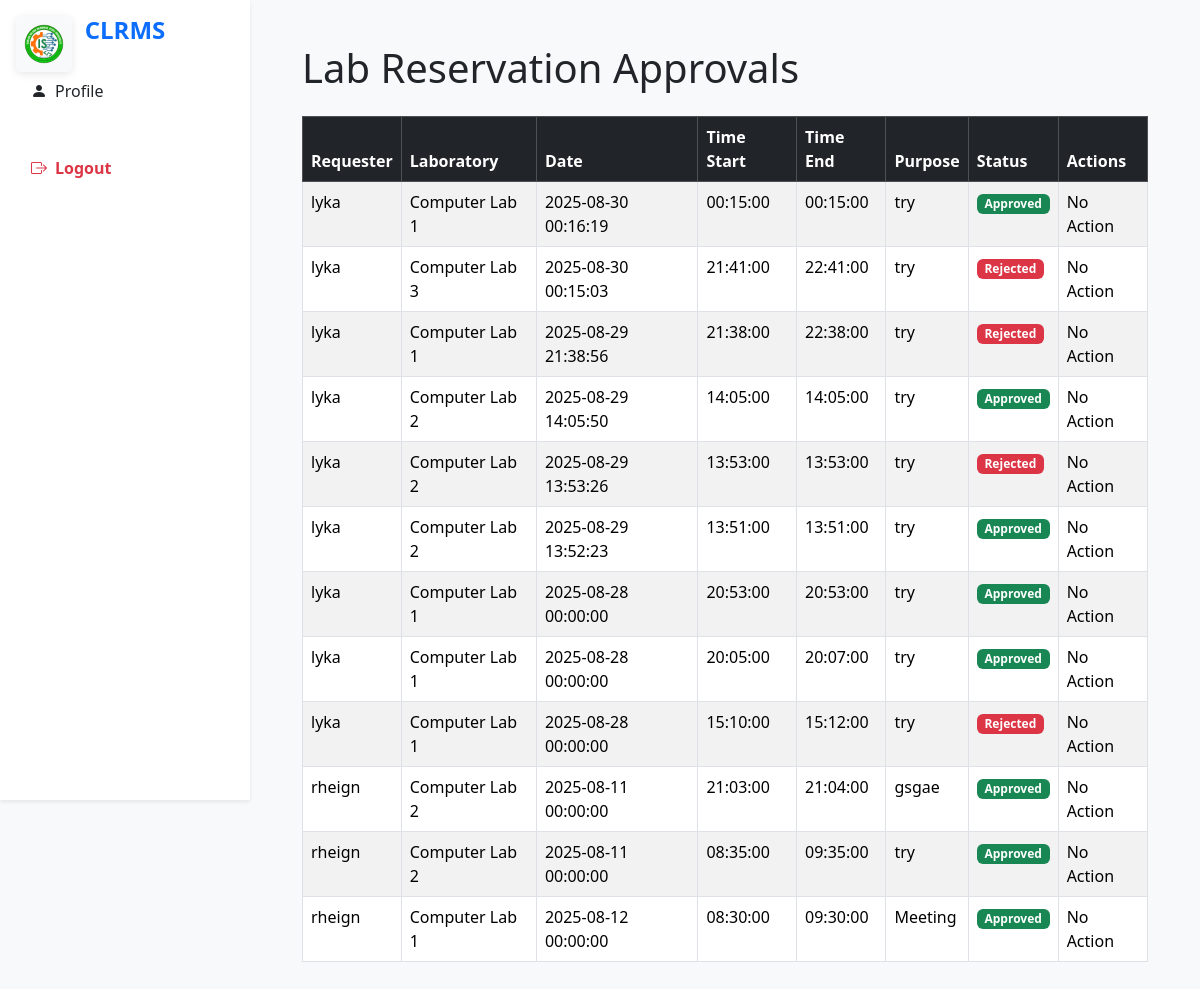
/pages/reservation_approval.php, run on the app's committed database.
### tables this page shows
CREATE TABLE `lab_reservations` (
  `id` int(11) NOT NULL,
  `control_number` int(11) DEFAULT NULL,
  `user_id` int(11) NOT NULL,
  `lab_id` int(11) NOT NULL,
  `date_reserved` datetime NOT NULL,
  `time_start` time NOT NULL,
  `time_end` time NOT NULL,
  `purpose` varchar(255) NOT NULL,
  `borrower_type` enum('Office','Department','Faculty','Office/Department') DEFAULT NULL,
  `borrower_id` int(11) DEFAULT NULL,
  `status` enum('Pending','Approved','Rejected') DEFAULT 'Pending',
  `needed_tools` varchar(255) DEFAULT NULL,
  `equipment` varchar(255) DEFAULT NULL,
  `software` varchar(255) DEFAULT NULL,
  `requested_by` varchar(255) DEFAULT NULL,
  `noted_by` varchar(255) DEFAULT NULL,
  `approved_by` varchar(255) DEFAULT NULL,
  `borrower_email` varchar(255) DEFAULT NULL,
  `contact_person` varchar(255) DEFAULT NULL,
  `tracking_code` varchar(20) DEFAULT NULL,
  `reservation_start` datetime DEFAULT NULL,
  `reservation_end` datetime DEFAULT NULL,
  `remarks` text DEFAULT NULL,
  `approved_letter` varchar(255) DEFAULT NULL COMMENT 'File path to approved letter from dean/president explaining the reason for lab reservation',
  `id_photo` varchar(255) DEFAULT NULL COMMENT 'File path to ID photo of the person in-charge of the event/reason'
);

CREATE TABLE `users` (
  `id` int(11) NOT NULL,
  `name` varchar(100) NOT NULL,
  `username` varchar(50) NOT NULL,
  `password` varchar(255) NOT NULL,
  `role` enum('Lab Admin','Student Assistant','Borrower','ICT Staff') NOT NULL,
  `profile_picture` varchar(255) DEFAULT NULL,
  `status` enum('Active','Inactive') DEFAULT 'Active',
  `email` varchar(100) DEFAULT NULL,
  `mobile_number` varchar(20) DEFAULT NULL,
  `email_verified` tinyint(1) DEFAULT 0,
  `verification_token` varchar(255) DEFAULT NULL,
  `verification_expires` datetime DEFAULT NULL
);

CREATE TABLE `labs` (
  `id` int(11) NOT NULL,
  `lab_name` varchar(100) NOT NULL,
  `location` varchar(100) NOT NULL,
  `capacity` int(11) DEFAULT 0
);

### classes/LabReservation.php (called while the page is built, shortened)
<?php
require_once 'Database.php';
class LabReservation {
    private $conn;
    private $table_name = "lab_reservations";
    public function __construct() {
        $database = new Database();
        $this->conn = $database->getConnection();
    }
    public function getAllReservations() {
        $query = "SELECT r.*, u.username, l.lab_name, b.name as borrower_name, b.type as borrower_type_name
              FROM " . $this->table_name . " r
              JOIN users u ON r.user_id = u.id
              JOIN labs l ON r.lab_id = l.id
              LEFT JOIN borrowers b ON r.borrower_id = b.id
              ORDER BY r.id DESC";
        $stmt = $this->conn->prepare($query);
        $stmt->execute();
        return $stmt->fetchAll(PDO::FETCH_ASSOC);
    }
}

### classes/Database.php (called while the page is built, shortened)
<?php
class Database {
    private $host = DB_HOST;
    private $db_name = DB_NAME;
    private $username = DB_USER;
    private $password = DB_PASS;
    private $conn;
    public function getConnection() {
        if ($this->conn === null) {
            try {
                $this->conn = new PDO(
                    "mysql:host={$this->host};dbname={$this->db_name}",
                    $this->username,
                    $this->password
                );
                $this->conn->setAttribute(PDO::ATTR_ERRMODE, PDO::ERRMODE_EXCEPTION);
                $this->conn->exec("SET NAMES utf8mb4");
            } catch (PDOException $exception) {
                error_log('[Database Error] ' . $exception->getMessage(), 3, __DIR__ . '/../logs/error.log');
                die('A database error occurred. Please try again later.');
            }
        }
        return $this->conn;
    }
}
?>

### pages/reservation_approval.php (the view, shortened to what this page needs)
<?php
require_once '../classes/LabReservation.php';
$reservationObj = new LabReservation();
$allReservations = $reservationObj->getAllReservations();
?>
<!DOCTYPE html>
<html lang="en">
<head>
    <link href="../assets/css/bootstrap.min.css" rel="stylesheet">
    <link href="https://cdn.jsdelivr.net/npm/bootstrap-icons@1.10.5/font/bootstrap-icons.css" rel="stylesheet">
    <link href="../assets/css/style.css" rel="stylesheet">
</head>
<body>
<main class="main-content">
    <div class="container-fluid px-4 mt-4">
        <h1 class="mb-4">Lab Reservation Approvals</h1>
        <table class="table table-bordered table-striped">
            <thead class="table-dark">
            <tr>
                <th>Requester</th>
                <th>Laboratory</th>
                <th>Date</th>
                <th>Time Start</th>
                <th>Time End</th>
                <th>Purpose</th>
                <th>Status</th>
                <th>Actions</th>
            </tr>
            </thead>
            <tbody>
            <?php foreach ($allReservations as $res): ?>
                <tr>
                    <td><?= htmlspecialchars($res['username']) ?></td>
                    <td><?= htmlspecialchars($res['lab_name']) ?></td>
                    <td><?= htmlspecialchars($res['date_reserved']) ?></td>
                    <td><?= htmlspecialchars($res['time_start']) ?></td>
                    <td><?= htmlspecialchars($res['time_end']) ?></td>
                    <td><?= htmlspecialchars($res['purpose']) ?></td>
                    <td>
                        <?php if ($res['status'] == 'Pending'): ?>
                            <span class="badge bg-warning text-dark">Pending</span>
                        <?php elseif ($res['status'] == 'Approved'): ?>
                            <span class="badge bg-success">Approved</span>
                        <?php else: ?>
                            <span class="badge bg-danger">Rejected</span>
                        <?php endif; ?>
                    </td>
                    <td>
                        <?php if ($res['status'] == 'Pending'): ?>
                            <a href="reservation_approval.php?action=approve&id=<?= $res['id'] ?>"
                               class="btn btn-sm btn-success">Approve</a>
                            <a href="reservation_approval.php?action=reject&id=<?= $res['id'] ?>"
                               class="btn btn-sm btn-danger">Reject</a>
                        <?php else: ?>
                            <span>No Action</span>
                        <?php endif; ?>
                    </td>
                </tr>
            <?php endforeach; ?>
            </tbody>
        </table>
    </div>
</main>
</body>
</html>

### assets/css/style.css (style rules this page uses)
body { background-color: #f8f9fa; font-family: 'Segoe UI', Tahoma, Geneva, Verdana, sans-serif; }
.main, .main-content { margin-left: 250px; padding: 20px; transition: margin-left 0.3s ease; }
.container-fluid.px-4 { padding-left: 2rem !important; padding-right: 2rem !important; }

### includes/sidebar_content.php (style rules this page uses)
@media (min-width: 992px) { .main-content, .main { margin-left: 250px; transition: margin-left 0.3s cubic-bezier(.4,0,.2,1); } }

### data on the page
lab_reservations: user.username "lyka", lab.lab_name "Computer Lab 1", date_reserved "2025-08-30 00:16:19", time_start "00:15:00", time_end "00:15:00", purpose "try", status "Approved"
lab_reservations: user.username "lyka", lab.lab_name "Computer Lab 3", date_reserved "2025-08-30 00:15:03", time_start "21:41:00", time_end "22:41:00", purpose "try", status "Rejected"
lab_reservations: user.username "lyka", lab.lab_name "Computer Lab 1", date_reserved "2025-08-29 21:38:56", time_start "21:38:00", time_end "22:38:00", purpose "try", status "Rejected"
lab_reservations: user.username "lyka", lab.lab_name "Computer Lab 2", date_reserved "2025-08-29 14:05:50", time_start "14:05:00", time_end "14:05:00", purpose "try", status "Approved"
lab_reservations: user.username "lyka", lab.lab_name "Computer Lab 2", date_reserved "2025-08-29 13:53:26", time_start "13:53:00", time_end "13:53:00", purpose "try", status "Rejected"
lab_reservations: user.username "lyka", lab.lab_name "Computer Lab 2", date_reserved "2025-08-29 13:52:23", time_start "13:51:00", time_end "13:51:00", purpose "try", status "Approved"
lab_reservations: user.username "lyka", lab.lab_name "Computer Lab 1", date_reserved "2025-08-28 00:00:00", time_start "20:53:00", time_end "20:53:00", purpose "try", status "Approved"
lab_reservations: user.username "lyka", lab.lab_name "Computer Lab 1", date_reserved "2025-08-28 00:00:00", time_start "20:05:00", time_end "20:07:00", purpose "try", status "Approved"
lab_reservations: user.username "lyka", lab.lab_name "Computer Lab 1", date_reserved "2025-08-28 00:00:00", time_start "15:10:00", time_end "15:12:00", purpose "try", status "Rejected"
lab_reservations: user.username "rheign", lab.lab_name "Computer Lab 2", date_reserved "2025-08-11 00:00:00", time_start "21:03:00", time_end "21:04:00", purpose "gsgae", status "Approved"
lab_reservations: user.username "rheign", lab.lab_name "Computer Lab 2", date_reserved "2025-08-11 00:00:00", time_start "08:35:00", time_end "09:35:00", purpose "try", status "Approved"
lab_reservations: user.username "rheign", lab.lab_name "Computer Lab 1", date_reserved "2025-08-12 00:00:00", time_start "08:30:00", time_end "09:30:00", purpose "Meeting", status "Approved"
